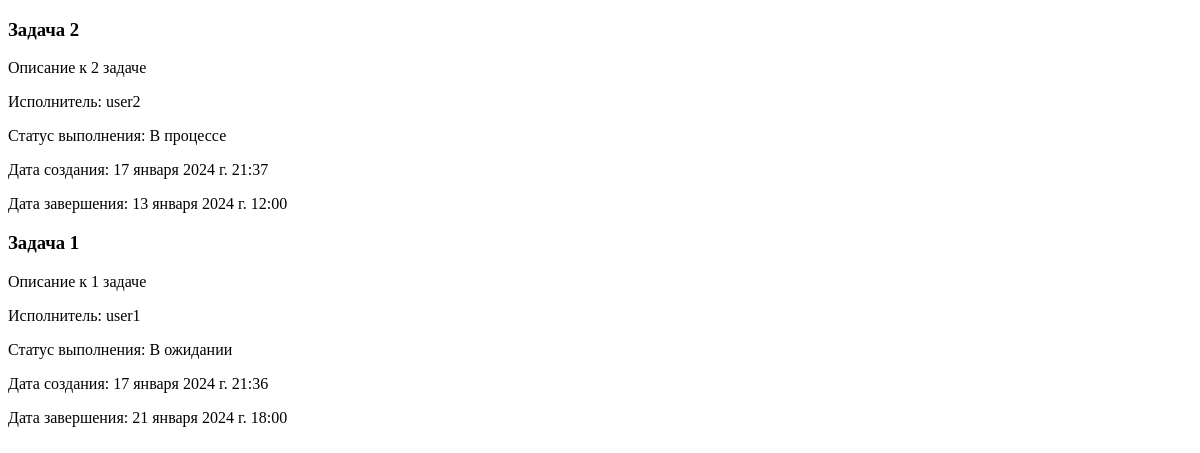
Before: / with the older database file.
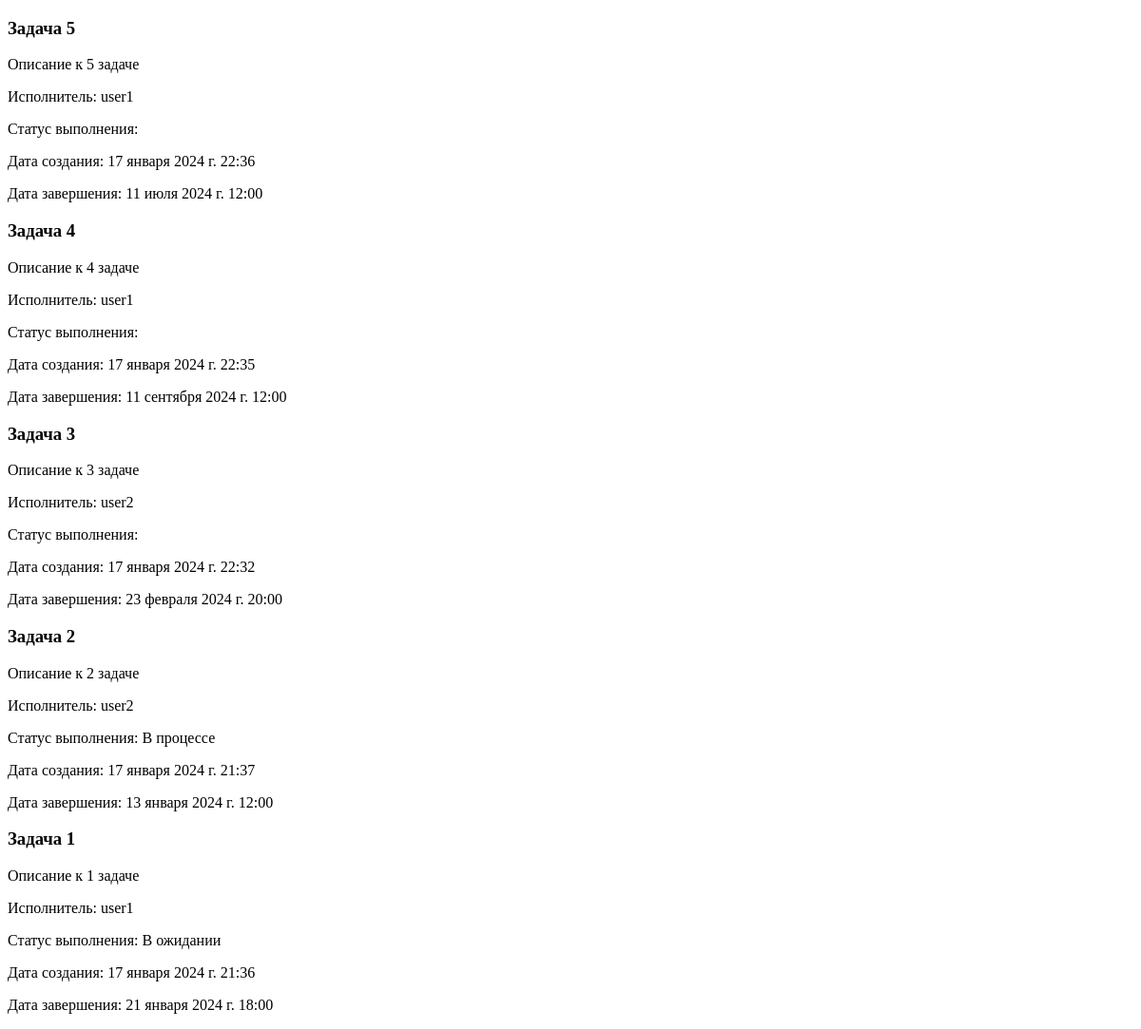
After: the same page with the newer database file.
### qwerty/models.py (models this page shows, shortened)
class Task(models.Model):
    STATUS_CHOICES = (
        ('В ожидании', 'В ожидании'),
        ('В процессе', 'В процессе'),
        ('Завершено', 'Завершено')
    )
    task_name = models.CharField(max_length=200)
    description = models.TextField()
    assignee = models.ForeignKey(User, on_delete=models.CASCADE)
    status = models.CharField(max_length=20, choices=STATUS_CHOICES)
    created_date = models.DateTimeField(auto_now_add=True)
    due_date = models.DateTimeField()
    class Meta:
        verbose_name = "задача"
        verbose_name_plural = "задачи"

class User(models.Model):
    name = models.CharField(max_length=50)
    email = models.EmailField()
    password = models.CharField(max_length=50)
    class Meta:
        verbose_name = "пользователь"
        verbose_name_plural = "пользователи"

### qwerty/views.py (the view)
# urls.py: path('', views.task_list),
def task_list(request):
    tasks = Task.objects.order_by('-created_date')
    context = {
        'tasks': tasks,
    }
    return render(request, 'task_list.html', context)

### qwerty/templates/task_list.html (shortened to what this page needs)
<!DOCTYPE html>
<html lang="en">
<head>
</head>
<body>
{% for task in tasks %}
  <div>
    <h3>{{ task.task_name }}</h3>
    <p>{{ task.description }}</p>
    <p>Исполнитель: {{ task.assignee.name }}</p>
    <p>Статус выполнения: {{ task.status }}</p>
    <p>Дата создания: {{ task.created_date }}</p>
    <p>Дата завершения: {{ task.due_date }}</p>
  </div>
{% endfor %}
</body>
</html>

Changed rows visible on the page:
added Task: task_name "Задача 5", description "Описание к 5 задаче", assignee.name "user1", created_date "17 января 2024 г. 22:36", due_date "11 июля 2024 г. 12:00"
added Task: task_name "Задача 4", description "Описание к 4 задаче", assignee.name "user1", created_date "17 января 2024 г. 22:35", due_date "11 сентября 2024 г. 12:00"
added Task: task_name "Задача 3", description "Описание к 3 задаче", assignee.name "user2", created_date "17 января 2024 г. 22:32", due_date "23 февраля 2024 г. 20:00"
